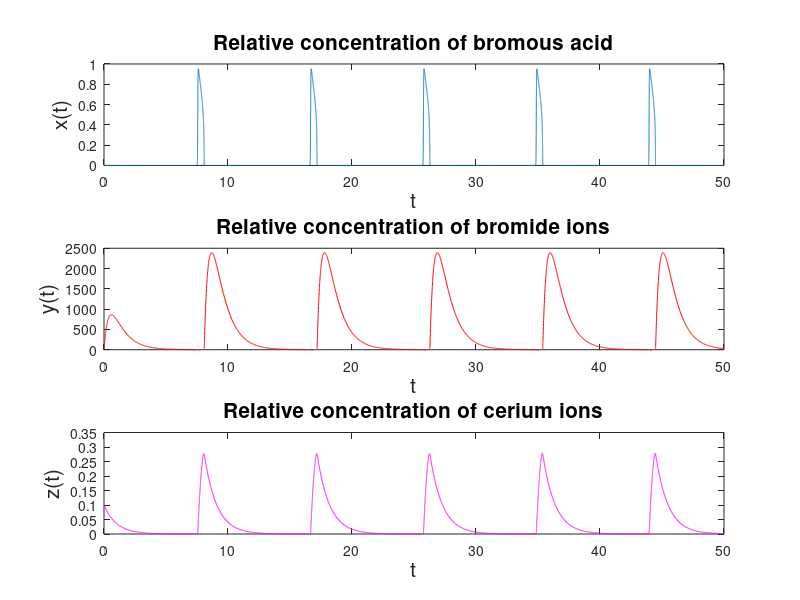

Here is the MATLAB script that generated this plot:
% Programs 14e - Time series of Belousov-Zhabotinski reaction.
% Chapter 14 - Three-Dimensional Autonomous Systems and Chaos.
% See URL: http://online.redwoods.edu/INSTRUCT/darnold/DEProj/Sp98/Gabe/bzreact.htm
% Copyright Springer 2014. Stephen Lynch.

fsize=15;
A=0.06;B=0.02;f=1;
k1=1.28;k2=2.4e6;k3=33.6;k4=3e3;kc=1;
epsilon=(kc*B)/(k3*A);
epsilondash=(2*kc*k4*B)/(k2*k3*A);
q=(2*k1*k4*B)/(k2*k3*A);
BZReaction=@(t,x) [(q*x(2)-x(1)*x(2)+x(1)*(1-x(1)))/epsilon;(-q*x(2)-x(1)*x(2)+f*x(3))/epsilondash;x(1)-x(3)]; 
options = odeset('RelTol',1e-6,'AbsTol',1e-6);
[t,xa]=ode23s(BZReaction,[0 50],[0,0,0.1],options);
subplot(3,1,1)
plot(t,xa(:,1))
title('Relative concentration of bromous acid','Fontsize',fsize)
xlabel('t','Fontsize',fsize);
ylabel('x(t)','Fontsize',fsize);
subplot(3,1,2)
plot(t,xa(:,2),'r')
title('Relative concentration of bromide ions','Fontsize',fsize)
xlabel('t','Fontsize',fsize);
ylabel('y(t)','Fontsize',fsize);
subplot(3,1,3)
plot(t,xa(:,3),'m')
title('Relative concentration of cerium ions','Fontsize',fsize)
xlabel('t','Fontsize',fsize);
ylabel('z(t)','Fontsize',fsize);

% End of Programs 14e.

